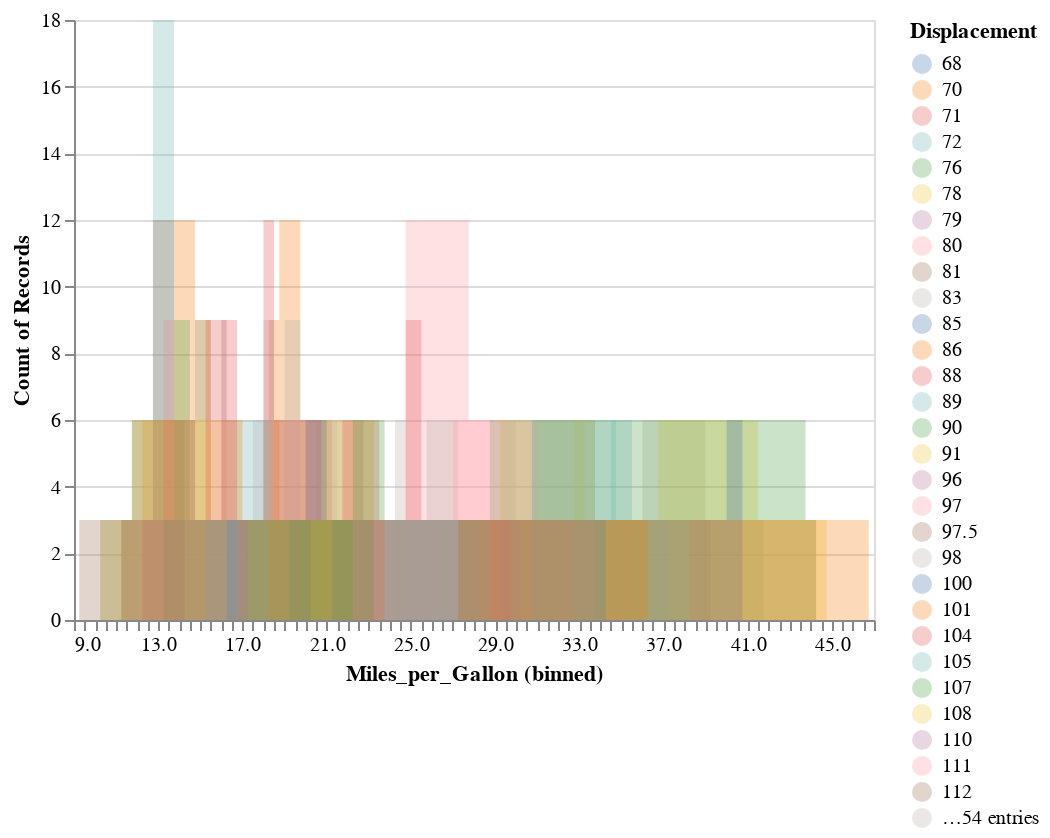

The code cell stored with this chart in its notebook:
### Code cell
alt.Chart(cars).transform_fold(
        ['Displacement', 'Horsepower','Cylinders']
).mark_area(
    opacity=0.3,
    interpolate='step'
).encode(
    alt.X('Miles_per_Gallon:Q', bin=alt.Bin(maxbins=100)),
    alt.Y('count()', stack=None),
    alt.Color('Displacement:N')
)

### Figure 1 — Vega-Lite specification as saved in the notebook (floating-point values rounded to 4 significant figures; data arrays with more than 128 entries replaced by an {"elided": "..."} marker saying what was removed)
{"config": {"view": {"continuousWidth": 400, "continuousHeight": 300}}, "data": {"name": "data-f02450ab61490a1363517a0190416235"}, "mark": {"type": "area", "interpolate": "step", "opacity": 0.3}, "encoding": {"color": {"field": "Displacement", "type": "nominal"}, "x": {"bin": {"maxbins": 100}, "field": "Miles_per_Gallon", "type": "quantitative"}, "y": {"aggregate": "count", "stack": null, "type": "quantitative"}}, "transform": [{"fold": ["Displacement", "Horsepower", "Cylinders"]}], "$schema": "https://vega.github.io/schema/vega-lite/v4.17.0.json", "datasets": {"data-f02450ab61490a1363517a0190416235": {"elided": "406 records"}}}
